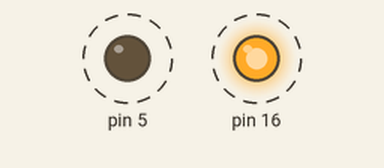
Recording of a sketch running on a simulated Arduino Uno, built with avr-gcc and run on an emulated ATmega328P. On the bench: output pins drawn as LEDs (lit = HIGH). Dashed ring = blinking.

Above: at 0.05 s.
Timing chart, 0 to 3.0 s (numbered marks = the images above):
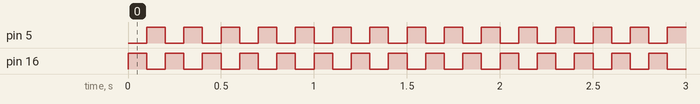

Measured:
- by itself, pin 5, pin 16: alternates HIGH for 0.10 s and LOW for 0.10 s

The sketch:

NON_IOT_PROJECT.ino
```cpp
void setup() {
  // put your setup code here, to run once:
  pinMode(16,OUTPUT); // 16 = D0
  pinMode(5,OUTPUT); // 16 = D1
}

void loop() {
  // put your main code here, to run repeatedly:
  digitalWrite(16,HIGH);
  delay(100); // milisecond = 1 detik
  digitalWrite(16,LOW);
  digitalWrite(5,HIGH);
  delay(100); // milisecond = 1 detik
  digitalWrite(5,LOW);
};
```
